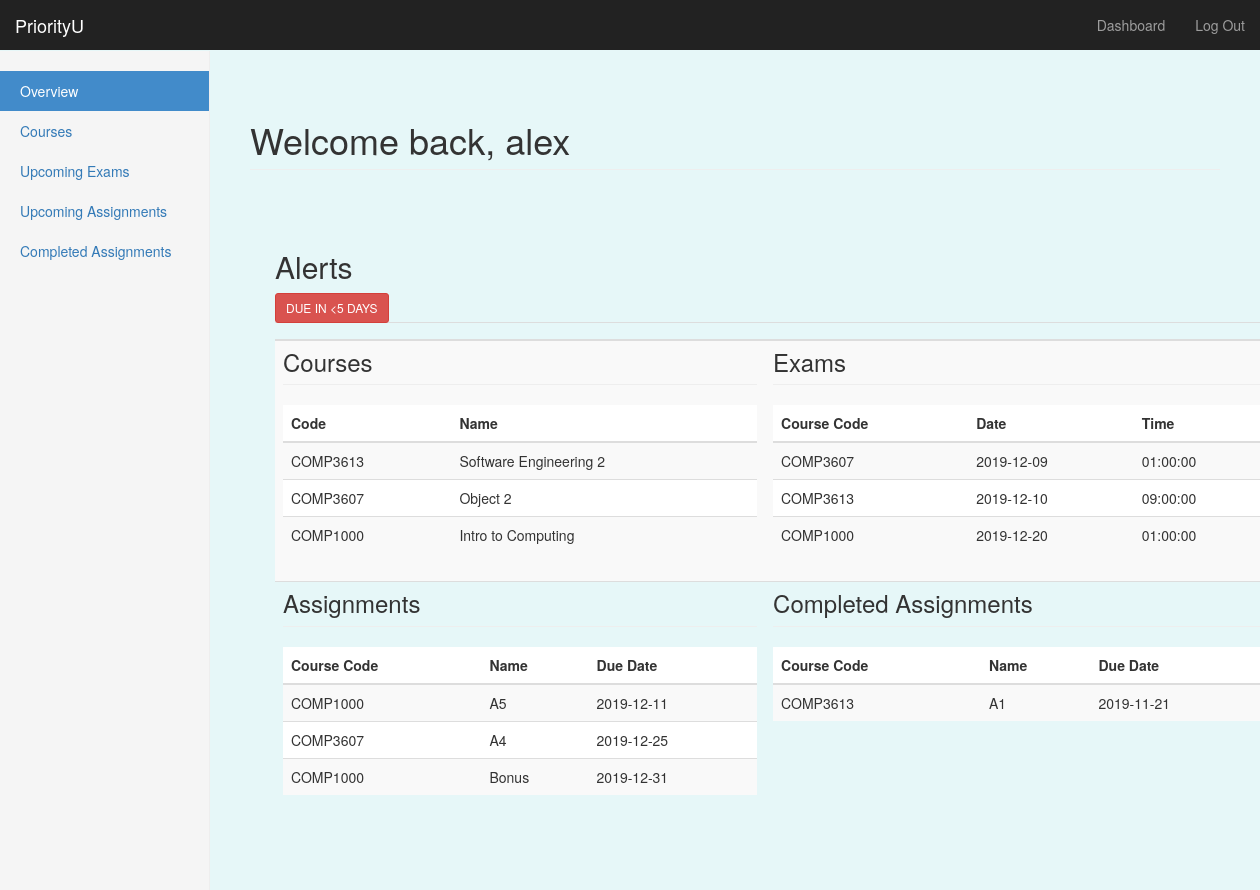
/dashboard (signed in), run on the app's committed database.
### priorityU/models/models.py (models this page shows, shortened)
class User(UserMixin, db.Model):
    __tablename__ = 'users'
    id = db.Column(db.Integer, primary_key=True)
    username = db.Column(db.String, unique=True, nullable=False)
    email = db.Column(db.String, unique=True, nullable=False)
    password = db.Column(db.String, nullable=False)
    last_task_id = db.Column(db.Integer)
    university = db.Column(db.String, nullable=False)
    courses = db.relationship('Courses', backref='poster')

class Courses(db.Model):
    __tablename__ = 'courses'
    c_id = db.Column(db.Integer, primary_key=True)
    course_code = db.Column(db.String, nullable=False)
    course_name = db.Column(db.String, nullable=False)
    lecturer = db.Column(db.String, nullable=False)
    location = db.Column(db.String, nullable=False)
    user_id = db.Column(db.Integer, db.ForeignKey('users.id'))

class Exam(db.Model): # Dominic 18/11- created model for assignment db
    __tablename__ = 'exams'
    e_id = db.Column(db.Integer, primary_key=True)
    exam_name=db.Column(db.String, nullable=False)
    course_code = db.Column(db.String, db.ForeignKey('courses.course_code'))
    weighting = db.Column(db.Integer)
    date = db.Column(db.Date, nullable=False)
    time = db.Column(db.Time)
    duration = db.Column(db.Integer, nullable=False)
    location = db.Column(db.String)
    user_id = db.Column(db.Integer, db.ForeignKey('users.id'))

class Assignment(db.Model): # Dominic 18/11- created model for assignment db
    __tablename__ = 'assignments'
    a_id = db.Column(db.Integer, primary_key=True)
    course_code = db.Column(db.String, db.ForeignKey('courses.course_code'))
    asg_name = db.Column(db.String, nullable=False)
    weighting = db.Column(db.Integer)
    due_date = db.Column(db.Date, nullable=False)
    due_time = db.Column(db.Time)
    complete = db.Column(db.Boolean, nullable=False)
    user_id = db.Column(db.Integer, db.ForeignKey('users.id'))

### priorityU/routes.py (the view)
@app.route('/dashboard')
@login_required
def dashboard():
    user_courses = Courses.query.filter_by(user_id=current_user.get_id()).order_by(Courses.course_code.desc()).all()
    user_exams = Exam.query.filter_by(user_id=current_user.get_id()).order_by(Exam.date.asc()).all()
    user_asgs = Assignment.query.filter_by(user_id=current_user.get_id()).order_by(Assignment.due_date.asc()).all()
    today = datetime.today()
    alert_date = today + timedelta(days=5)
    asg_alerts = Assignment.query.filter(Assignment.due_date <= alert_date, Assignment.user_id==current_user.get_id(), Assignment.complete==False).all()
    exam_alerts = Exam.query.filter(Exam.date <= alert_date, Exam.date >= today-timedelta(days=1), Exam.user_id==current_user.get_id()).all()
    num_tasks = len(asg_alerts) + len(exam_alerts)
    return render_template('dashboard.html', name=current_user.username, courses=user_courses, exams=user_exams,
                           assignments=user_asgs,asg_alerts=asg_alerts, exam_alerts=exam_alerts,num_tasks=num_tasks)

### priorityU/routes.py (called while the page is built)
@login_manager.user_loader
def load_user(user_id):
    return User.query.get(int(user_id))

### priorityU/templates/dashboard.html (shortened to what this page needs)
{% extends "bootstrap/base.html" %}
{% block styles %}
{{super()}}
<link rel="stylesheet" href="{{url_for('.static', filename='style.css')}}">
{% endblock %}
{% block content %}
    <nav class="navbar navbar-inverse navbar-fixed-top">
      <div class="container-fluid">
        <div class="navbar-header">
          <a class="navbar-brand" href="#">PriorityU</a>
        </div>
        <div id="navbar" class="navbar-collapse collapse">
          <ul class="nav navbar-nav navbar-right">
            <li><a href="#">Dashboard</a></li>
            <li><a href="{{ url_for('logout') }}">Log Out</a></li>
          </ul>
        </div>
      </div>
    </nav>
    <div class="container-fluid">
      <div class="row">
        <div class="col-sm-3 col-md-2 sidebar">
        <ul class="nav nav-sidebar">
            <li {% if request.endpoint == 'dashboard' %} class="active" {% endif %}> <a href="{{url_for('dashboard')}}">Overview</a></li>
            <li {% if request.endpoint == 'courses' %} class="active" {% endif %}><a href="{{url_for('courses')}}" id="tab2-id">Courses</a></li>
            <li {% if request.endpoint == 'exams' %} class="active" {% endif %}><a href="{{url_for('exams')}}">Upcoming Exams</a></li>
            <li {% if request.endpoint == 'assignments' %} class="active" {% endif %}><a href="{{url_for('assignments')}}">Upcoming Assignments</a></li>
            <li {% if request.endpoint == 'completed' %} class="active" {% endif %} ><a href="{{url_for('completed')}}">Completed Assignments</a></li>
        </ul>
        </div>
        <div class="col-sm-9 col-sm-offset-3 col-md-10 col-md-offset-2 main">
          <h1 class="page-header">Welcome back, {{ name }}</h1>
        </div>
      <div class="col-sm-9 col-sm-offset-3 col-md-10 col-md-offset-2 main", style="margin-left: 250px">
        <div class="row">
           <table class="table table-striped table-hover">
            <thead class="thead-dark">
            <tr>
                 <h2>Alerts</h2>
          {% if num_tasks > 0 %}
          <button data-toggle="collapse" data-target="#alert" class="btn btn-danger btn-sm"> DUE IN <5 DAYS</button>
            {% else %}
            <p class="success"> No major task due soon </p>
            </div>
          </div>
          {% endif %}
            </tr>
                <tr>
                    <th></th> <th></th>
                </tr>
            </thead>
            <tbody>
                <tr>
                    <td><h3 class="page-header">Courses</h3>
          <table class="table table-striped table-hover">
            <thead class="thead-dark">
                <tr>
                    <th>Code</th><th>Name</th>
                </tr>
            </thead>
            <tbody>
                {% for c in courses %}
                <tr>
                    <td>{{c.course_code}}</td>
                    <td>{{c.course_name}}</td>
                </tr>
                {% endfor %}
            </tbody>
          </table></td>
                    <td><h3 class="page-header">Exams</h3>
          <table class="table table-striped table-hover">
            <thead class="thead-dark">
                <tr>
                    <th>Course Code</th>
                    <th>Date</th>
                    <th>Time</th>
                </tr>
            </thead>
            <tbody>
                {% for e in exams %}
                <tr>
                    <td>{{e.course_code}}</td>
                    <td>{{e.date}}</td>
                    <td>{{e.time}}</td>
                </tr>
                {% endfor %}
            </tbody>
          </table>
</td>
                </tr>
                <tr>
                    <td> <h3 class="page-header">Assignments</h3>
        <table class="table table-striped table-hover">
          <thead class="thead-dark">
              <tr>
                  <th>Course Code</th>
                  <th>Name</th>
                  <th>Due Date</th>
              </tr>
          </thead>
          <tbody>
              {% for a in assignments %}
                {% if a.complete == False %}
              <tr>
                  <td>{{a.course_code}}</td>
                  <td>{{a.asg_name}}</td>
                  <td>{{a.due_date}}</td>
              </tr>
                {% endif %}
              {% endfor %}
          </tbody>
        </table></td>
            <td><h3 class="page-header">Completed Assignments</h3>
        <table class="table table-striped table-hover">
          <thead class="thead-dark">
              <tr>
                  <th>Course Code</th>
                  <th>Name</th>
                  <th>Due Date</th>
              </tr>
          </thead>
          <tbody>
              {% for a in assignments %}
                {% if a.complete == True %}
              <tr>
                  <td>{{a.course_code}}</td>
                  <td>{{a.asg_name}}</td>
                  <td>{{a.due_date}}</td>
              </tr>
                {% endif %}
              {% endfor %}
          </tbody>
        </table></td>
                </tr>
            </tbody>
          </table>
      </div>
    </div>
{% endblock %}

### priorityU/static/style.css (style rules this page uses)
body { padding-top: 50px; }
.navbar-fixed-top { border: 0; }
.sidebar { display: none; }
@media (min-width: 768px) { .sidebar { position: fixed; top: 51px; bottom: 0; left: 0; z-index: 1000; display: block; padding: 20px; overflow-x: hidden; overflow-y: auto; background-color: #f5f5f5; border-right: 1px solid #eee; } }
.nav-sidebar { margin-right: -21px; margin-bottom: 20px; margin-left: -20px; }
.nav-sidebar > li > a { padding-right: 20px; padding-left: 20px; }
.nav-sidebar > .active > a, .nav-sidebar > .active > a:hover, .nav-sidebar > .active > a:focus { color: #fff; background-color: #428bca; }
.main { padding: 20px; }
@media (min-width: 768px) { .main { padding-right: 40px; padding-left: 40px; } }
.main .page-header { margin-top: 0; }
body { padding-top: 100px; padding-bottom: 40px; background-color: #e6f7f8; }

### data on the page
User: username "alex"
Courses: course_code "COMP3613", course_name "Software Engineering 2"
Courses: course_code "COMP3607", course_name "Object 2"
Courses: course_code "COMP1000", course_name "Intro to Computing"
Exam: course_code "COMP3607", date "2019-12-09", time "01:00:00"
Exam: course_code "COMP3613", date "2019-12-10", time "09:00:00"
Exam: course_code "COMP1000", date "2019-12-20", time "01:00:00"
Assignment: course_code "COMP1000", asg_name "A5", due_date "2019-12-11"
Assignment: course_code "COMP3607", asg_name "A4", due_date "2019-12-25"
Assignment: course_code "COMP1000", asg_name "Bonus", due_date "2019-12-31"
Assignment: course_code "COMP3613", asg_name "A1", due_date "2019-11-21"
